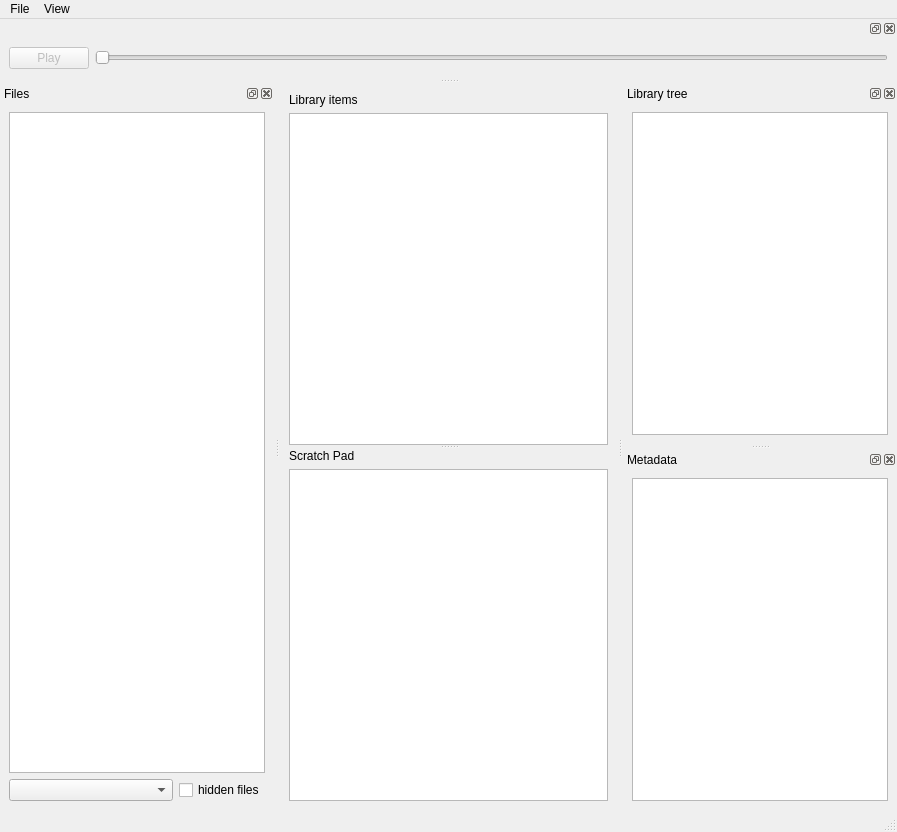
<?xml version="1.0" encoding="UTF-8"?>
<ui version="4.0">
 <class>MainWindow</class>
 <widget class="QMainWindow" name="MainWindow">
  <property name="geometry">
   <rect>
    <x>0</x>
    <y>0</y>
    <width>897</width>
    <height>832</height>
   </rect>
  </property>
  <property name="minimumSize">
   <size>
    <width>0</width>
    <height>600</height>
   </size>
  </property>
  <property name="windowTitle">
   <string>MainWindow</string>
  </property>
  <widget class="QWidget" name="centralwidget">
   <layout class="QVBoxLayout" name="verticalLayout_6">
    <item>
     <widget class="QSplitter" name="splitter">
      <property name="orientation">
       <enum>Qt::Vertical</enum>
      </property>
      <widget class="QWidget" name="items_box" native="true">
       <property name="enabled">
        <bool>true</bool>
       </property>
       <layout class="QVBoxLayout" name="verticalLayout_4">
        <item>
         <widget class="QLabel" name="label_3">
          <property name="text">
           <string>Library items</string>
          </property>
         </widget>
        </item>
        <item>
         <widget class="QTableView" name="library_items"/>
        </item>
       </layout>
      </widget>
      <widget class="QWidget" name="scratchpad_box" native="true">
       <layout class="QVBoxLayout" name="verticalLayout_5">
        <item>
         <widget class="QLabel" name="label">
          <property name="text">
           <string>Scratch Pad</string>
          </property>
         </widget>
        </item>
        <item>
         <widget class="QListView" name="scratchpad_view"/>
        </item>
       </layout>
      </widget>
     </widget>
    </item>
   </layout>
  </widget>
  <widget class="QMenuBar" name="menubar">
   <property name="geometry">
    <rect>
     <x>0</x>
     <y>0</y>
     <width>897</width>
     <height>22</height>
    </rect>
   </property>
   <widget class="QMenu" name="menuFile">
    <property name="title">
     <string>File</string>
    </property>
    <addaction name="actionQuit"/>
   </widget>
   <widget class="QMenu" name="menuView">
    <property name="title">
     <string>View</string>
    </property>
    <addaction name="actionFileTree"/>
    <addaction name="actionItems"/>
    <addaction name="actionScratchpad"/>
    <addaction name="actionLibraryTree"/>
    <addaction name="actionMetadata"/>
    <addaction name="actionMediaPlayer"/>
   </widget>
   <addaction name="menuFile"/>
   <addaction name="menuView"/>
  </widget>
  <widget class="QStatusBar" name="statusbar"/>
  <widget class="QDockWidget" name="player_dock">
   <attribute name="dockWidgetArea">
    <number>4</number>
   </attribute>
   <widget class="QWidget" name="dockWidgetContents_2">
    <layout class="QHBoxLayout" name="horizontalLayout_2">
     <item>
      <widget class="QPushButton" name="play_btn">
       <property name="enabled">
        <bool>false</bool>
       </property>
       <property name="text">
        <string>Play</string>
       </property>
       <property name="icon">
        <iconset theme="media-playback-start">
         <normaloff>.</normaloff>.</iconset>
       </property>
      </widget>
     </item>
     <item>
      <widget class="QSlider" name="horizontalSlider">
       <property name="orientation">
        <enum>Qt::Horizontal</enum>
       </property>
      </widget>
     </item>
    </layout>
   </widget>
  </widget>
  <widget class="QDockWidget" name="files_dock">
   <property name="windowTitle">
    <string>Files</string>
   </property>
   <attribute name="dockWidgetArea">
    <number>1</number>
   </attribute>
   <widget class="QWidget" name="dockWidgetContents">
    <layout class="QVBoxLayout" name="verticalLayout">
     <item>
      <widget class="QTreeView" name="file_tree"/>
     </item>
     <item>
      <layout class="QHBoxLayout" name="horizontalLayout">
       <item>
        <widget class="QComboBox" name="name_filter">
         <property name="sizePolicy">
          <sizepolicy hsizetype="MinimumExpanding" vsizetype="Fixed">
           <horstretch>0</horstretch>
           <verstretch>0</verstretch>
          </sizepolicy>
         </property>
        </widget>
       </item>
       <item>
        <widget class="QCheckBox" name="show_hidden">
         <property name="text">
          <string>hidden files</string>
         </property>
        </widget>
       </item>
      </layout>
     </item>
    </layout>
   </widget>
  </widget>
  <widget class="QDockWidget" name="library_tree_dock">
   <property name="features">
    <set>QDockWidget::AllDockWidgetFeatures</set>
   </property>
   <property name="allowedAreas">
    <set>Qt::AllDockWidgetAreas</set>
   </property>
   <property name="windowTitle">
    <string>Library tree</string>
   </property>
   <attribute name="dockWidgetArea">
    <number>2</number>
   </attribute>
   <widget class="QWidget" name="dockWidgetContents_3">
    <layout class="QVBoxLayout" name="verticalLayout_2">
     <item>
      <widget class="QTreeView" name="lib_tree"/>
     </item>
    </layout>
   </widget>
  </widget>
  <widget class="QDockWidget" name="metadata_dock">
   <property name="windowTitle">
    <string>Metadata</string>
   </property>
   <attribute name="dockWidgetArea">
    <number>2</number>
   </attribute>
   <widget class="QWidget" name="dockWidgetContents_4">
    <layout class="QVBoxLayout" name="verticalLayout_3">
     <item>
      <widget class="QTreeView" name="metadata_view"/>
     </item>
    </layout>
   </widget>
  </widget>
  <action name="actionQuit">
   <property name="text">
    <string>Quit</string>
   </property>
   <property name="shortcut">
    <string>Ctrl+Q</string>
   </property>
  </action>
  <action name="actionFileTree">
   <property name="checkable">
    <bool>true</bool>
   </property>
   <property name="checked">
    <bool>true</bool>
   </property>
   <property name="text">
    <string>Files</string>
   </property>
   <property name="shortcut">
    <string>F2</string>
   </property>
  </action>
  <action name="actionItems">
   <property name="checkable">
    <bool>true</bool>
   </property>
   <property name="checked">
    <bool>true</bool>
   </property>
   <property name="text">
    <string>Library items</string>
   </property>
   <property name="shortcut">
    <string>F3</string>
   </property>
  </action>
  <action name="actionScratchpad">
   <property name="checkable">
    <bool>true</bool>
   </property>
   <property name="checked">
    <bool>true</bool>
   </property>
   <property name="text">
    <string>Scratchpad</string>
   </property>
   <property name="shortcut">
    <string>F4</string>
   </property>
  </action>
  <action name="actionMetadata">
   <property name="checkable">
    <bool>true</bool>
   </property>
   <property name="checked">
    <bool>true</bool>
   </property>
   <property name="text">
    <string>Metadata</string>
   </property>
   <property name="shortcut">
    <string>F6</string>
   </property>
  </action>
  <action name="actionLibraryTree">
   <property name="checkable">
    <bool>true</bool>
   </property>
   <property name="checked">
    <bool>true</bool>
   </property>
   <property name="text">
    <string>Library tree</string>
   </property>
   <property name="shortcut">
    <string>F5</string>
   </property>
  </action>
  <action name="actionMediaPlayer">
   <property name="checkable">
    <bool>true</bool>
   </property>
   <property name="checked">
    <bool>true</bool>
   </property>
   <property name="text">
    <string>Media player</string>
   </property>
   <property name="shortcut">
    <string>F7</string>
   </property>
  </action>
 </widget>
 <resources/>
 <connections>
  <connection>
   <sender>actionQuit</sender>
   <signal>triggered()</signal>
   <receiver>MainWindow</receiver>
   <slot>close()</slot>
   <hints>
    <hint type="sourcelabel">
     <x>-1</x>
     <y>-1</y>
    </hint>
    <hint type="destinationlabel">
     <x>399</x>
     <y>299</y>
    </hint>
   </hints>
  </connection>
  <connection>
   <sender>actionFileTree</sender>
   <signal>toggled(bool)</signal>
   <receiver>files_dock</receiver>
   <slot>setVisible(bool)</slot>
   <hints>
    <hint type="sourcelabel">
     <x>-1</x>
     <y>-1</y>
    </hint>
    <hint type="destinationlabel">
     <x>142</x>
     <y>449</y>
    </hint>
   </hints>
  </connection>
  <connection>
   <sender>actionItems</sender>
   <signal>toggled(bool)</signal>
   <receiver>items_box</receiver>
   <slot>setVisible(bool)</slot>
   <hints>
    <hint type="sourcelabel">
     <x>-1</x>
     <y>-1</y>
    </hint>
    <hint type="destinationlabel">
     <x>454</x>
     <y>273</y>
    </hint>
   </hints>
  </connection>
  <connection>
   <sender>actionScratchpad</sender>
   <signal>toggled(bool)</signal>
   <receiver>scratchpad_box</receiver>
   <slot>setVisible(bool)</slot>
   <hints>
    <hint type="sourcelabel">
     <x>-1</x>
     <y>-1</y>
    </hint>
    <hint type="destinationlabel">
     <x>454</x>
     <y>626</y>
    </hint>
   </hints>
  </connection>
  <connection>
   <sender>actionLibraryTree</sender>
   <signal>toggled(bool)</signal>
   <receiver>library_tree_dock</receiver>
   <slot>setVisible(bool)</slot>
   <hints>
    <hint type="sourcelabel">
     <x>-1</x>
     <y>-1</y>
    </hint>
    <hint type="destinationlabel">
     <x>759</x>
     <y>314</y>
    </hint>
   </hints>
  </connection>
  <connection>
   <sender>actionMetadata</sender>
   <signal>toggled(bool)</signal>
   <receiver>metadata_dock</receiver>
   <slot>setVisible(bool)</slot>
   <hints>
    <hint type="sourcelabel">
     <x>-1</x>
     <y>-1</y>
    </hint>
    <hint type="destinationlabel">
     <x>759</x>
     <y>677</y>
    </hint>
   </hints>
  </connection>
  <connection>
   <sender>actionMediaPlayer</sender>
   <signal>toggled(bool)</signal>
   <receiver>player_dock</receiver>
   <slot>setVisible(bool)</slot>
   <hints>
    <hint type="sourcelabel">
     <x>-1</x>
     <y>-1</y>
    </hint>
    <hint type="destinationlabel">
     <x>448</x>
     <y>52</y>
    </hint>
   </hints>
  </connection>
 </connections>
</ui>
